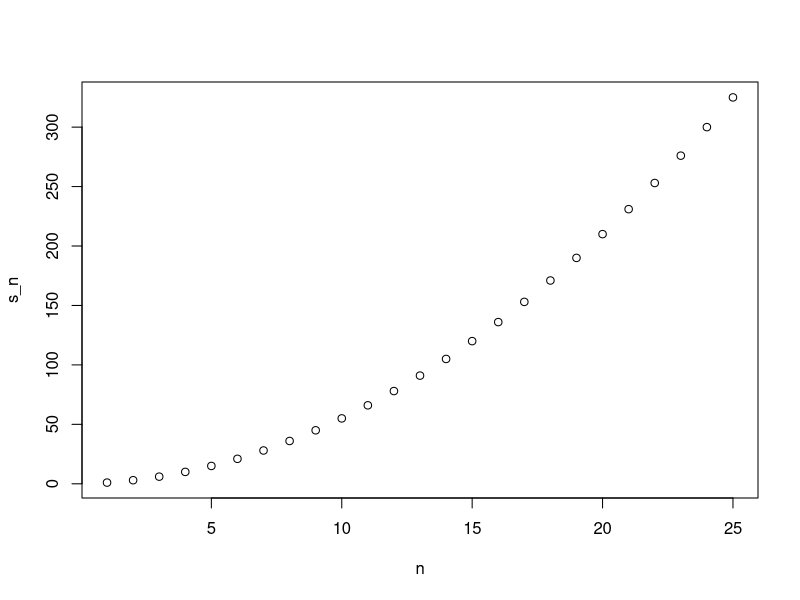
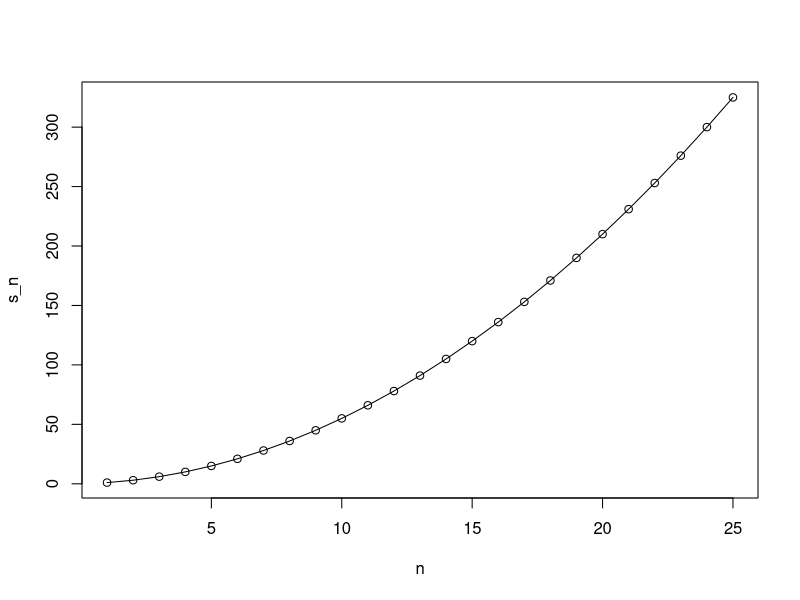
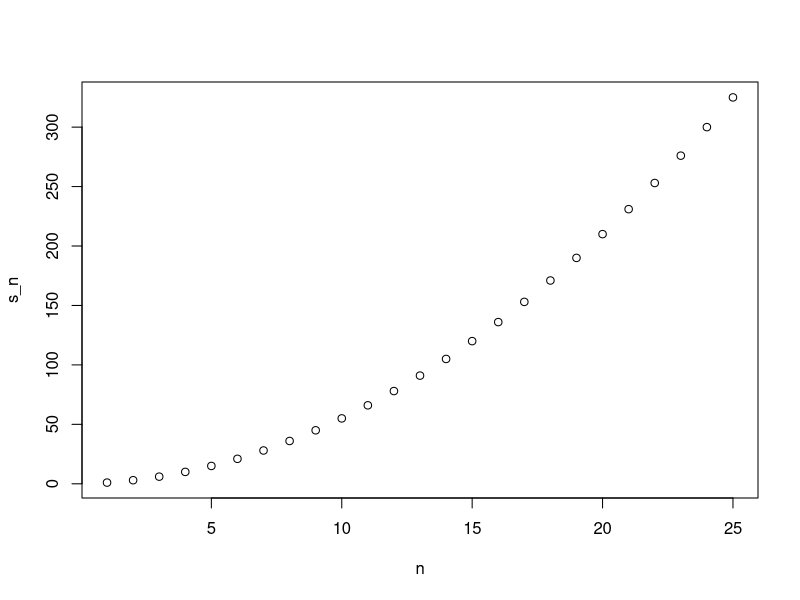
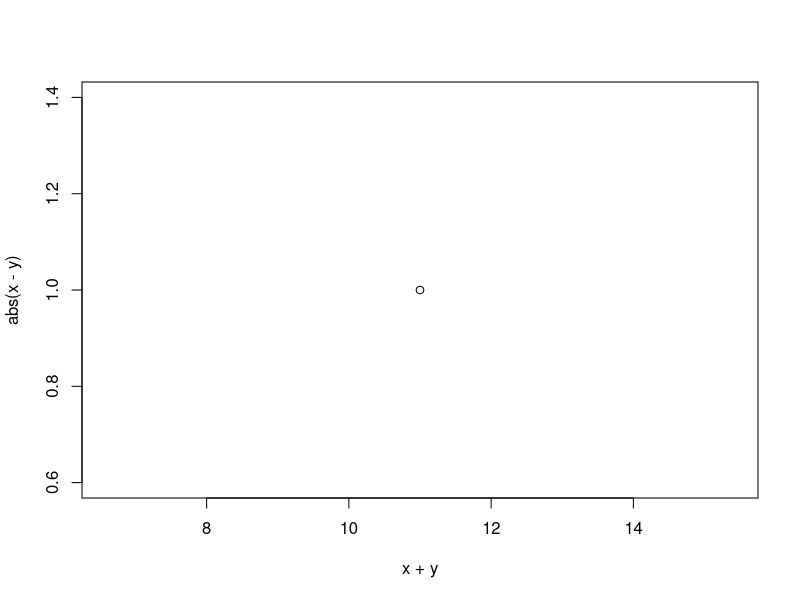
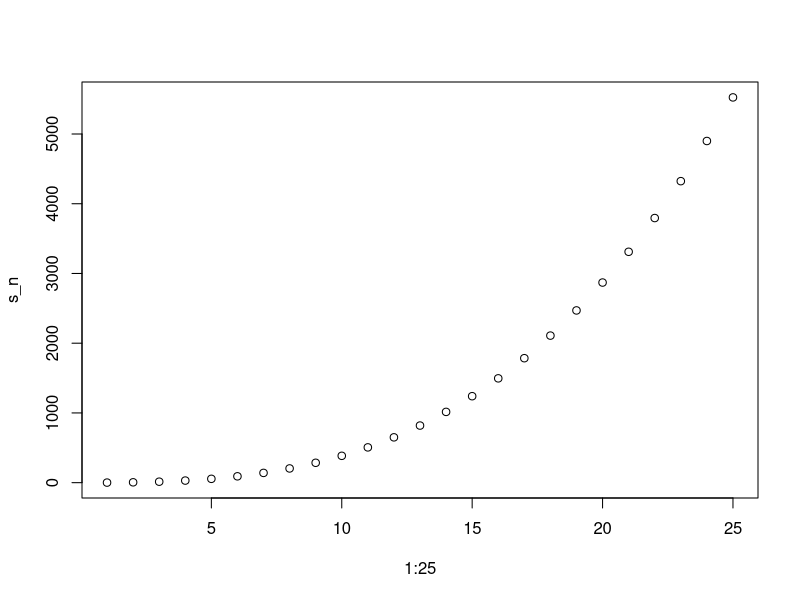
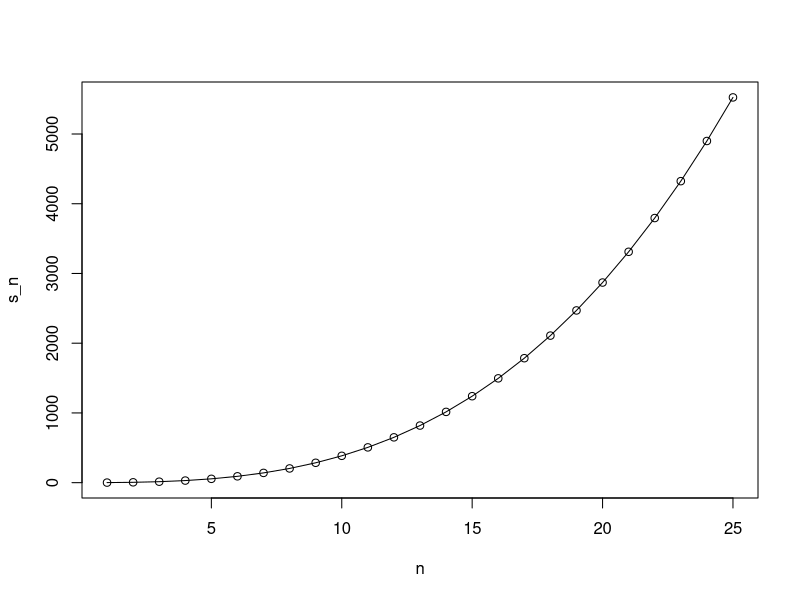

These charts were generated, in order, by the following R code:
## ---- chunk 1
a <- 0

if(a!=0){
  print(1/a)
} else{
  print("No reciprocal for 0.")
}
## ---- chunk 2
library(dslabs)
data(murders)
murder_rate <- murders$total / murders$population*100000
## ---- chunk 3
ind <- which.min(murder_rate)

if(murder_rate[ind] < 0.5){
  print(murders$state[ind]) 
} else{
  print("No state has murder rate that low")
}
## ---- chunk 4
if(murder_rate[ind] < 0.25){
  print(murders$state[ind]) 
} else{
  print("No state has a murder rate that low.")
}
## ---- chunk 5
a <- 0
ifelse(a > 0, 1/a, NA)
## ---- chunk 6
a <- c(0,1,2,-4,5)
result <- ifelse(a > 0, 1/a, NA)
## ---- chunk 7
data(na_example)
no_nas <- ifelse(is.na(na_example), 0, na_example) 
sum(is.na(no_nas))
## ---- chunk 8
z <- c(TRUE, TRUE, FALSE)
any(z)
all(z)
## ---- chunk 9
avg <- function(x){
  s <- sum(x)
  n <- length(x)
  s/n
}
## ---- chunk 10
x <- 1:100
identical(mean(x), avg(x))
## ---- chunk 11
s <- 3
avg(1:10)
s
## ---- chunk 12
# my_function <- function(VARIABLE_NAME){
#   perform operations on VARIABLE_NAME and calculate VALUE
#   VALUE
# }
## ---- chunk 13
avg <- function(x, arithmetic = TRUE){
  n <- length(x)
  ifelse(arithmetic, sum(x)/n, prod(x)^(1/n))
}
## ---- chunk 14
library(tidyverse)
search()
## ---- chunk 15
stats::filter
## ---- chunk 16
dplyr::filter
## ---- chunk 17
compute_s_n <- function(n){
  x <- 1:n
  sum(x)
}
## ---- chunk 18
for(i in 1:5){
  print(i)
}
## ---- chunk 19
m <- 25
s_n <- vector(length = m) # create an empty vector
for(n in 1:m){
  s_n[n] <- compute_s_n(n)
}
## ---- chunk 20
n <- 1:m
plot(n, s_n)
## ---- chunk 21
head(data.frame(s_n = s_n, formula = n*(n+1)/2))
## ---- chunk 22
plot(n, s_n)
lines(n, n*(n+1)/2)
## ---- chunk 23
x <- 1:10
sqrt(x)
y <- 1:10
x*y
## ---- chunk 24
n <- 1:25
compute_s_n(n)
## ---- chunk 25
x <- 1:10
sapply(x, sqrt)
## ---- chunk 26
n <- 1:25
s_n <- sapply(n, compute_s_n)
plot(n, s_n)
## ---- chunk 27
x <- c(1,2,-3,4)

if(all(x>0)){
  print("All Postives")
} else{
  print("Not all positives")
}
## ---- chunk 28
new_names <- 0
for(i in 1:51){
  if(nchar(murders$state[i]) >= 8){
    new_names <- c(new_names, murders$abb[i])
  }
}
new_names
## ---- chunk 29
sum_n <- function(n){
  x <- 1:n
  sum(x)
}
x <- 1:5000
sapply(x, sum_n)
## ---- chunk 30
altman_plot <- function(x, y){
  plot(x+y, abs(x-y))
}
altman_plot(5,6)
## ---- chunk 31
x <- 3
my_func <- function(y){
  x <- 5
  y+5
}
## ---- chunk 32
compute_s_n <- function(n){
  x <- 1:n
  sum(x^2)
}
compute_s_n(10)
## ---- chunk 33
s_n <- vector("numeric", 25)

for(i in 1:25){
  s_n[i] <- compute_s_n(i)
}
s_n
## ---- chunk 34
s_n <- sapply(1:25, compute_s_n)
s_n
## ---- chunk 35
s_n <- map_dbl(1:25, compute_s_n)
s_n
## ---- chunk 36
plot(1:25, s_n)
## ---- chunk 37
n <- 1:25
plot(n, s_n)
lines(n, n*(n+1)*(2*n+1)/6)
